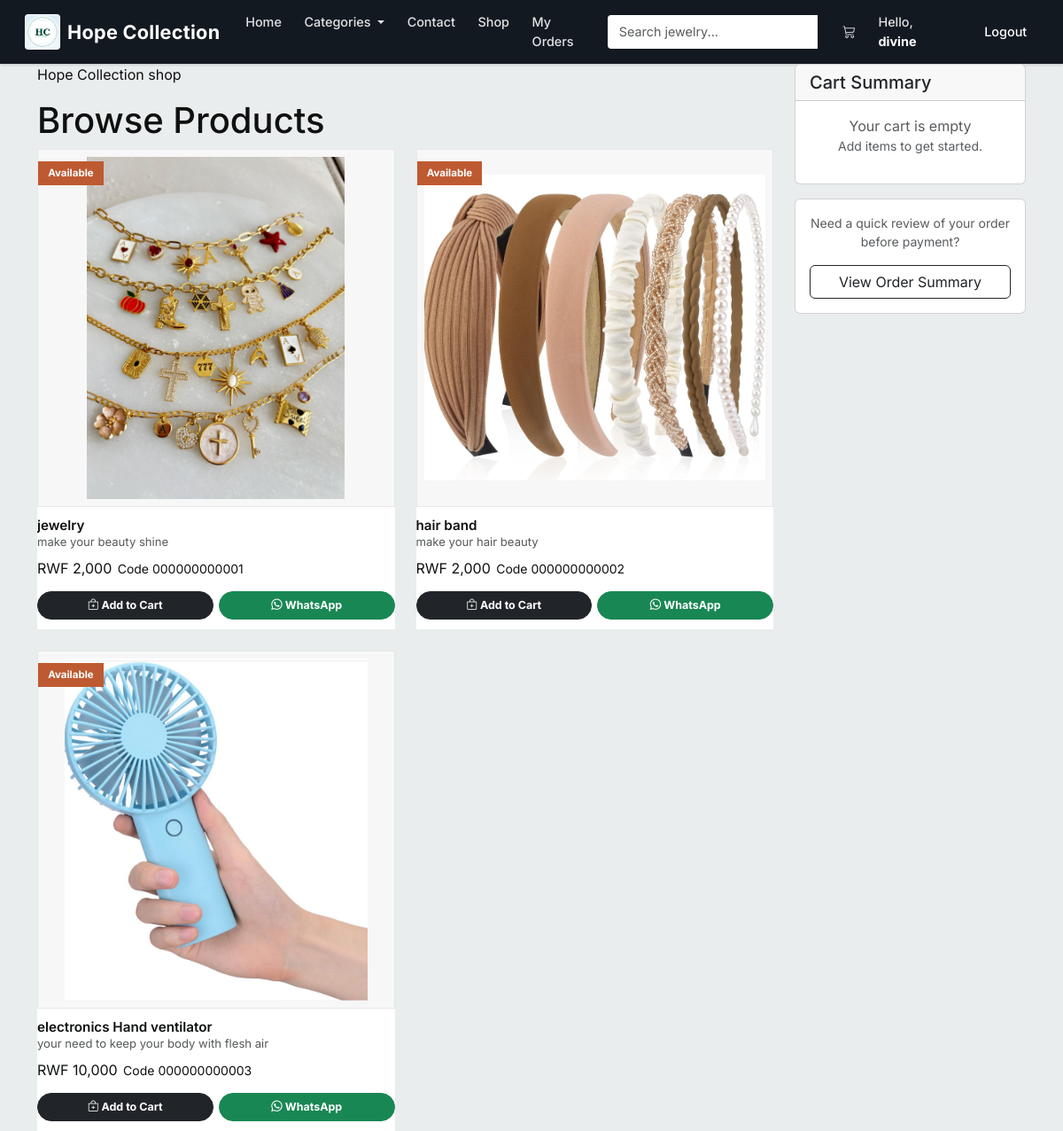
Page /market (signed in) on the committed database.
### market/models.py (models this page shows, shortened)
class SiteSettings(db.Model):
    __tablename__ = 'site_settings'
    id               = db.Column(db.Integer, primary_key=True)
    business_name    = db.Column(db.String(100), nullable=False, default='Hope Collection')
    tagline          = db.Column(db.String(255), default='Your one-stop boutique for elegance.')
    logo_url         = db.Column(db.String(255), default='')
    meta_description = db.Column(db.String(255), default='Hope Collection - Quality jewelry, electronics, and accessories.')
    whatsapp_number  = db.Column(db.String(20), nullable=False, default='250789174857')
    contact_email    = db.Column(db.String(120), nullable=False, default='niyonsabafabrice03@gmail.com')
    business_phone   = db.Column(db.String(20))
    business_address = db.Column(db.String(255))
    facebook_url     = db.Column(db.String(255))
    instagram_url    = db.Column(db.String(255))
    currency_code    = db.Column(db.String(10), default='RWF')
    delivery_fee     = db.Column(db.Integer, default=0)
    about_content    = db.Column(db.Text, default='Welcome to Hope Collection. We provide quality products and services.')

class User(db.Model, UserMixin):  # ✅ FIXED: only ONE User class (merged both into this one)
    __tablename__ = 'user'
    id               = db.Column(db.Integer, primary_key=True)
    username         = db.Column(db.String(100), nullable=False, unique=True)
    email_address    = db.Column(db.String(120), nullable=False, unique=True)
    password_hash    = db.Column(db.String(200), nullable=False)
    budget           = db.Column(db.Integer, nullable=False, default=1000)
    is_admin         = db.Column(db.Boolean, default=False)
    created_at       = db.Column(db.DateTime, default=lambda: datetime.now(timezone.utc))
    top_up_requests  = db.relationship(
                            'TopUpRequest',
                            backref='requester',           # ✅ FIXED: renamed backref to avoid clash with Transaction backref 'user'
                            lazy=True,
                            foreign_keys='TopUpRequest.user_id'
                        )
    transactions     = db.relationship('Transaction', backref='user', lazy=True)  # ✅ FIXED: moved here from duplicate class
    @property
    def password(self):
        raise AttributeError('Password is not a readable attribute!')

class Item(db.Model):
    __tablename__ = 'item'
    id          = db.Column(db.Integer, primary_key=True)
    name        = db.Column(db.String(30), nullable=False)
    price       = db.Column(db.Integer, nullable=False)
    barcode     = db.Column(db.String(12), nullable=False)
    description = db.Column(db.String(1024), nullable=False)
    image_file  = db.Column(db.String(255), nullable=False, default='default.jpg')
    video_file  = db.Column(db.String(255), nullable=True)
    stock       = db.Column(db.Integer, default=0)
    category_id = db.Column(db.Integer, db.ForeignKey('category.id'))
    created_at  = db.Column(db.DateTime, default=lambda: datetime.now(timezone.utc))

### market/routes.py (the view)
@app.route('/market')
@login_required
def market_page():
    items = Item.query.all()
    return render_template('market.html', items=items)

### market/models.py (called while the page is built)
@login_manager.user_loader
def load_user(user_id):
    return db.session.get(User, int(user_id))  # ✅ FIXED: replaced deprecated User.query.get()

### market/templates/market.html (shortened to what this page needs)
{% extends "base.html" %}
{% block content %}
<section class="shop-page">
    <div class="container">
        <div class="row g-4">
            <div class="col-lg-9">
                <div class="section-heading compact">
                    <div>
                        <p class="section-kicker">Hope Collection shop</p>
                        <h1>Browse Products</h1>
                    </div>
                </div>
                {% if items %}
                <div class="row g-4">
                    {% for item in items %}
                    <div class="col-md-6">
                        <article class="product-card h-100">
                            <div class="product-media">
                                {% if item.video_file %}
                                    <video class="w-100" style="height: 280px; object-fit: cover;" controls>
                                        <source src="{{ url_for('static', filename='product_videos/' ~ item.video_file) }}" type="video/mp4">
                                    </video>
                                {% else %}
                                    <img data-product-img
                                         src="{{ url_for('static', filename='product_pics/' ~ item.image_file) }}"
                                         alt="{{ item.name }}">
                                {% endif %}
                                <div class="fallback-product-icon"></div>
                                <span class="product-badge">Available</span>
                            </div>
                            <div class="product-body">
                                <div>
                                    <h3>{{ item.name }}</h3>
                                    <p>{{ item.description }}</p>
                                </div>
                                <div class="product-meta">
                                    <span>RWF {{ "{:,}".format(item.price) }}</span>
                                    <small>Code {{ item.barcode }}</small>
                                </div>
                                <div class="product-actions">
                                    <a href="{{ url_for('add_to_cart', item_id=item.id) }}" class="btn btn-dark">
                                        <i class="bi bi-bag-plus"></i> Add to Cart
                                    </a>
                                    <a class="btn btn-success" target="_blank" rel="noopener"
                                       href="https://wa.me/?text={{ ('Hello Hope Collection, I want to order ' ~ item.name ~ ' for RWF ' ~ item.price)|urlencode }}">
                                        <i class="bi bi-whatsapp"></i> WhatsApp
                                    </a>
                                </div>
                            </div>
                        </article>
                    </div>
                    {% endfor %}
                </div>
                {% else %}
                <div class="alert alert-info" role="alert">
                    <h4 class="alert-heading">No Items Available</h4>
                    <p>There are currently no items in the marketplace.</p>
                </div>
                {% endif %}
            </div>
            <div class="col-lg-3">
                <div class="card cart-summary sticky-top">
                    <div class="card-header">
                        <h5 class="mb-0">Cart Summary</h5>
                    </div>
                    <div class="card-body">
                        {% set cart = session.get('cart', []) %}
                        {% if cart %}
                            <div class="mb-3">
                                <h6>Items in Cart: <span class="badge bg-secondary">{{ cart|length }}</span></h6>
                            </div>
                            <div class="cart-items">
                                {% for item in cart %}
                                <div class="mb-2 p-2 border-bottom">
                                    <p class="mb-1"><strong>{{ item.name }}</strong></p>
                                    <p class="mb-1">Qty: <strong>{{ item.quantity }}</strong> x RWF {{ item.price }}</p>
                                    <p class="mb-0 text-success"><strong>RWF {{ item.price * item.quantity }}</strong></p>
                                </div>
                                {% endfor %}
                            </div>
                            <hr>
                            {% set totals = namespace(price=0) %}
                            {% for item in cart %}
                                {% set totals.price = totals.price + (item.price * item.quantity) %}
                            {% endfor %}
                            <div class="d-flex justify-content-between mb-3">
                                <h6>Total:</h6>
                                <h5 class="text-success"><strong>RWF {{ totals.price }}</strong></h5>
                            </div>
                            <a href="{{ url_for('view_cart') }}" class="btn btn-dark w-100 mb-2">View Cart</a>
                            <a href="{{ url_for('view_cart') }}" class="btn btn-success w-100">Proceed to Payment</a>
                        {% else %}
                            <p class="text-muted text-center mb-0">Your cart is empty</p>
                            <p class="text-muted text-center small">Add items to get started.</p>
                        {% endif %}
                    </div>
                </div>
                <div class="card mt-3 helper-card">
                    <div class="card-body text-center">
                        <p class="mb-3 small text-muted">Need a quick review of your order before payment?</p>
                        <a href="{{ url_for('view_cart') }}" class="btn btn-outline-dark w-100">
                            View Order Summary
                        </a>
                    </div>
                </div>
            </div>
        </div>
    </div>
</section>
{% endblock %}

### market/templates/base.html (shortened to what this page needs)
<!DOCTYPE html>
<html lang="en">
<head>
    <link href="https://cdn.jsdelivr.net/npm/bootstrap@5.3.0/dist/css/bootstrap.min.css" rel="stylesheet">
    <link rel="stylesheet" href="https://cdn.jsdelivr.net/npm/bootstrap-icons@1.11.3/font/bootstrap-icons.css">
    <link rel="stylesheet" href="{{ url_for('static', filename='css/storefront.css') }}">
</head>
<body>
<nav class="navbar navbar-expand-lg navbar-light sticky-top navbar-custom">
    <div class="container-fluid">
        <a class="navbar-brand" href="{{ url_for('home_page') }}">
            {% if site_settings.logo_url and site_settings.logo_url != '/static/images/logo.png' %}
                <img src="{{ site_settings.logo_url }}" alt="{{ site_settings.business_name }} logo" class="brand-logo" onerror="this.classList.add('d-none'); this.nextElementSibling.classList.remove('d-none');">
            {% else %}
                <span class="brand-mark">{{ site_settings.business_name[:2].upper() if site_settings.business_name else 'HC' }}</span>
            {% endif %}
            <span class="brand-text">{{ site_settings.business_name }}</span>
        </a>
        <div class="collapse navbar-collapse" id="navbarNav">
            <ul class="navbar-nav me-auto">
                <li class="nav-item">
                    <a class="nav-link px-3" href="{{ url_for('home_page') }}">Home</a>
                </li>
                <li class="nav-item dropdown">
                    <a class="nav-link dropdown-toggle px-3" href="#" id="navbarDropdown" role="button" data-bs-toggle="dropdown">
                        Categories
                    </a>
                </li>
                <li class="nav-item">
                    <a class="nav-link px-3" href="{{ url_for('contact_page') }}">Contact</a>
                </li>
                {% if current_user.is_authenticated %}
                <li class="nav-item">
                    <a class="nav-link px-3" href="{{ url_for('market_page') }}">Shop</a>
                </li>
                <li class="nav-item">
                    <a class="nav-link px-3" href="{{ url_for('transaction_history') }}">My Orders</a>
                </li>
                {% endif %}
            </ul>
            <form class="d-flex me-lg-3 my-2 my-lg-0">
                <div class="input-group">
                    <input class="form-control search-bar-nav" type="search" placeholder="Search jewelry..." aria-label="Search">
                </div>
            </form>
            <ul class="navbar-nav align-items-lg-center">
                {% if current_user.is_authenticated %}
                    <li class="nav-item">
                        <a class="nav-link px-3" href="{{ url_for('view_cart') }}">
                            <i class="bi bi-cart3"></i>
                            {% set cart = session.get('cart', []) %}
                        </a>
                    </li>
                    <li class="nav-item">
                        <span class="nav-link px-3 nav-greeting">Hello, <strong>{{ current_user.username }}</strong></span>
                    </li>
                    <li class="nav-item">
                        <a class="nav-link btn btn-sm btn-outline-dark ms-lg-2" href="{{ url_for('logout_page') }}">Logout</a>
                    </li>
                {% endif %}
            </ul>
        </div>
    </div>
</nav>
<main>
    {% block content %}
    {% endblock %}
</main>
</body>
</html>

### market/static/css/storefront.css (style rules this page uses)
:root { --ink: #0f1111; --muted: #565959; --paper: #eaeded; --cream: #f3efe7; --line: rgba(15, 17, 17, 0.11); --gold: #c7923e; --green: #198754; --amazon-blue: #146eb4; --amazon-orange: #febd69; --amazon-yellow: #f3a847; --card-bg: #ffffff; --hero-gradient: linear-gradient(135deg, #1a1a2e, #16213e, #0f3460); --shadow-sm: 0 2px 5px rgba(0,0,0,0.06); --shadow-md: 0 4px 12px rgba(0,0,0,0.10); --shadow-lg: 0 8px 30px rgba(0,0,0,0.12); }
* { letter-spacing: 0; box-sizing: border-box; }
body { color: var(--ink); background: var(--paper); font-family: Inter, ui-sans-serif, system-ui, -apple-system, BlinkMacSystemFont, "Segoe UI", sans-serif; }
.navbar-custom { background: #131921; border-bottom: none; box-shadow: 0 1px 3px rgba(0,0,0,0.2); padding: 0.4rem 1rem; min-height: 60px; }
.navbar-custom .container-fluid { max-width: 1280px; }
.navbar-brand { align-items: center; color: #fff !important; display: inline-flex; gap: 0.5rem; font-weight: 700; font-size: 1.35rem; text-decoration: none; transition: opacity 0.2s; padding: 0; }
.navbar-brand span.brand-text { color: #fff; font-weight: 700; letter-spacing: 0.3px; font-family: 'Inter', sans-serif; }
.brand-logo { height: 40px; width: 40px; object-fit: contain; border-radius: 4px; margin-right: 0; background: #fff; border: 1px solid rgba(255,255,255,0.15); }
.navbar-custom .nav-link { color: rgba(255,255,255,0.88) !important; font-weight: 500; font-size: 0.9rem; padding: 0.5rem 0.8rem !important; border-radius: 3px; transition: all 0.15s ease; }
.nav-greeting { color: rgba(255,255,255,0.8) !important; font-size: 0.85rem; background: transparent !important; border-radius: 3px; padding: 0.4rem 0.6rem !important; }
.nav-greeting strong { color: #fff; }
.search-bar-nav { background: #fff; border: 1px solid transparent; color: #0f1111 !important; border-radius: 4px 0 0 4px; font-size: 0.9rem; min-height: 38px; }
.navbar-custom .btn-outline-dark { border-color: rgba(255,255,255,0.3); color: #fff !important; }
.product-card { background: var(--card-bg); border: none; border-radius: 0; box-shadow: none; display: flex; flex-direction: column; overflow: hidden; transition: box-shadow 0.2s ease; position: relative; }
.product-media { aspect-ratio: 1; background: #f7f7f7; overflow: hidden; position: relative; border: 1px solid #e7e7e7; border-radius: 0; }
.product-media img { height: 100%; inset: 0; object-fit: contain; position: absolute; transition: transform 0.3s ease; width: 100%; z-index: 1; padding: 0.5rem; }
.fallback-product-icon { align-items: center; color: rgba(21, 21, 21, 0.28); display: flex; font-size: 3.5rem; inset: 0; justify-content: center; position: absolute; }
.product-badge { background: #be5a31; color: #fff; font-size: 0.72rem; font-weight: 700; left: 0; padding: 0.3rem 0.7rem; position: absolute; top: 0.8rem; z-index: 3; }
.product-body { display: flex; flex: 1; flex-direction: column; gap: 0.4rem; padding: 0.7rem 0; }
.product-body h3 { font-size: 0.95rem; font-weight: 600; margin-bottom: 0; line-height: 1.3; color: var(--ink); display: -webkit-box; -webkit-line-clamp: 2; -webkit-box-orient: vertical; overflow: hidden; }
.product-body p { color: var(--muted); font-size: 0.82rem; line-height: 1.5; margin: 0; display: -webkit-box; -webkit-line-clamp: 2; -webkit-box-orient: vertical; overflow: hidden; }
.product-meta { display: flex; align-items: baseline; gap: 0.4rem; flex-wrap: wrap; }
.product-actions { display: flex; gap: 0.4rem; margin-top: auto; padding-top: 0.5rem; }
.product-actions .btn { flex: 1; border-radius: 20px; font-size: 0.78rem; font-weight: 700; padding: 0.35rem 0.6rem; }

### rows in the picture
SiteSettings: logo_url (picture), business_name "Hope Collection"
User: username "divine"
Item: image_file (picture), name "jewelry", description "make your beauty shine", price "2,000", barcode "000000000001"
Item: image_file (picture), name "hair band", description "make your hair beauty", price "2,000", barcode "000000000002"
Item: image_file (picture), name "electronics Hand ventilator", description "your need to keep your body with flesh air", price "10,000", barcode "000000000003"
